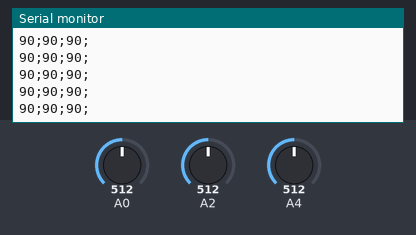
A sketch run on a simulated Arduino Uno, built with avr-gcc and run on an emulated ATmega328P. On the bench: the last lines printed to the serial monitor. The test bench sets the inputs (shaded band); at power-on: A2 = 512, A4 = 512, A0 = 512.

Above: at 2.7 s.
2.8 s: A2 set to 63
At 2.86 s:
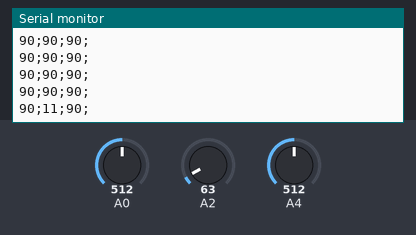
4.3 s: A2 set to 53
At 4.34 s:
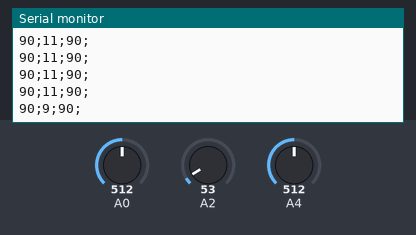
5.8 s: A4 set to 62
At 5.81 s:
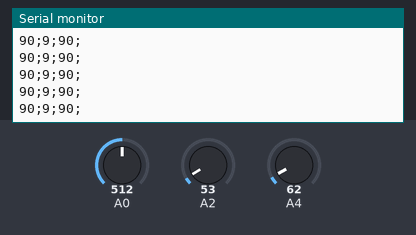
7.3 s: A4 set to 51
At 7.34 s:
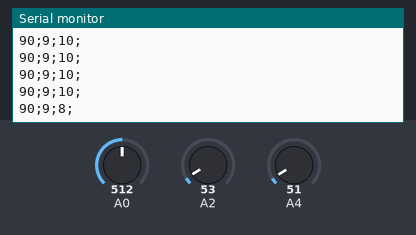
8.8 s: A0 set to 582
At 8.81 s:
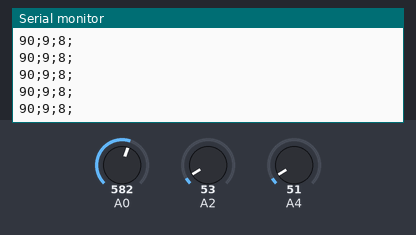
11.8 s: A0 set to 553
At 11.81 s:
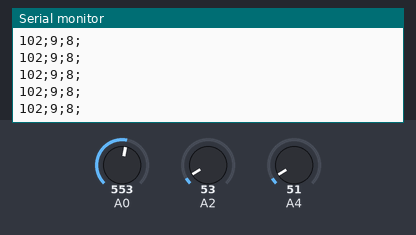
Timing chart, 0 to 14.3 s (numbered marks = the images above; inputs shaded):
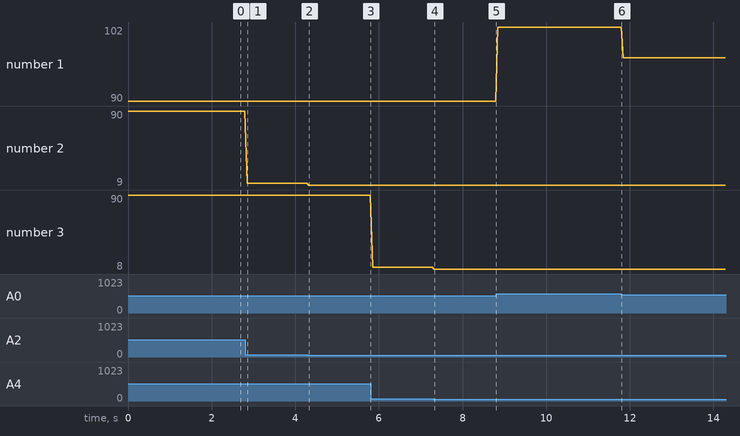

The sketch:

ReadPotRoboticArm.ino
```cpp
void setup()
{
  Serial.begin(9600);
}

void loop()
{
  int val1 = analogRead(A0);
  int voltage1 = map(val1,0,1023,0,180);
  Serial.print(voltage1);
  Serial.print(";");

  int val2 = analogRead(A2);
  int voltage2 = map(val2,0,1023,0,180);
  Serial.print(voltage2);
  Serial.print(";");

  int val3 = analogRead(A4);
  int voltage3 = map(val3,0,1023,0,180);
  Serial.print(voltage3);
  Serial.println(";");

  delay (50);
}
```

Measured:
- after the input at 2.8 s, the serial monitor: prints a new line after 0.05 s (image 1)
- after the input at 4.3 s, the serial monitor: prints a new line at once (image 2)
- after the input at 7.3 s, the serial monitor: prints a new line at once (image 4)
- plotted number 1: 90 → 102 after the input at 8.8 s, 102 → 97 after the input at 11.8 s
- plotted number 2: 90 → 11 after the input at 2.8 s, 11 → 9 after the input at 4.3 s
- plotted number 3: 90 → 10 after the input at 5.8 s, 10 → 8 after the input at 7.3 s
